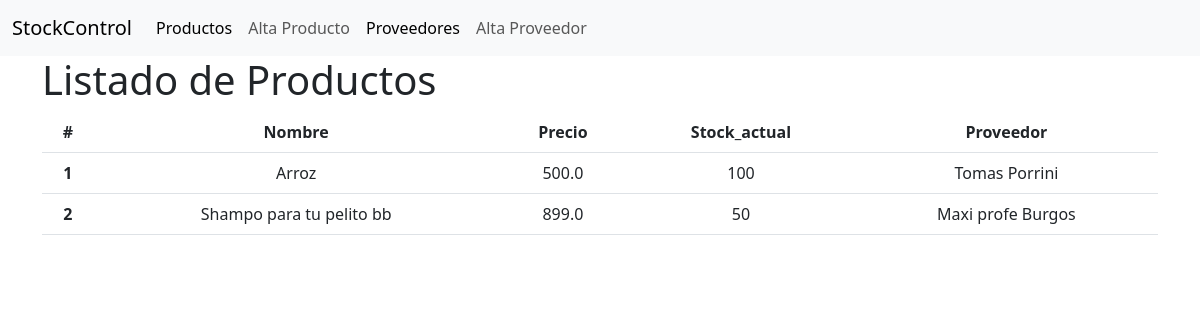
The app's page /productos/, older data.
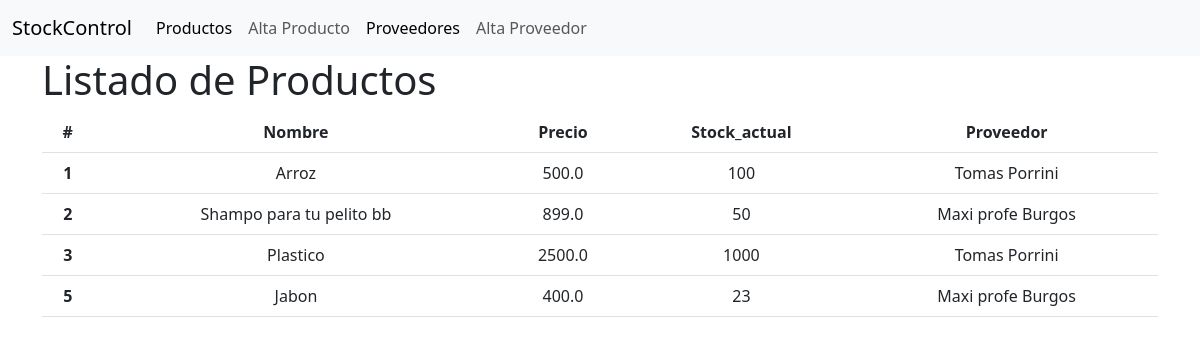
The same page, newer data.
### compra/models.py (models this page shows)
class Producto(models.Model):
    nombre = models.CharField(max_length=50)
    precio = models.FloatField()
    stock_actual = models.IntegerField()
    proveedor = models.ForeignKey(Proveedor,  on_delete=models.CASCADE)

class Proveedor(models.Model):
    nombre = models.CharField(max_length=50)
    apellido = models.CharField(max_length=50)
    dni = models.IntegerField()

### compra/views.py (the view)
# urls.py: path("productos/", views.productos_view, name='Lista-Productos'),
def productos_view(request):
    productos = Producto.objects.all()
    return render(request, 'listaProductos.html', context={'productos':productos})

### compra/templates/listaProductos.html
{% extends 'base.html' %}
{% block 'content' %}
<h1>Listado de Productos</h1>
<table class="table text-center">
    <thead >
        <tr>
            <th scope="col">#</th>
            <th scope="col">Nombre</th>
            <th scope="col">Precio</th>
            <th scope="col">Stock_actual</th>
            <th scope="col">Proveedor</th>
        </tr>
    </thead>
    <tbody>
        {% for p in productos %}
        <tr >
            <th scope="row">{{p.id}}</th>
            <td>{{p.nombre}}</td>
            <td>{{p.precio}}</td>
            <td>{{p.stock_actual}}</td>
            <td>{{p.proveedor.nombre}} {{p.proveedor.apellido}}</td>
        </tr>
        {% endfor %}
    </tbody>
</table>
{% endblock %}

### compra/templates/base.html (shortened to what this page needs)
<!doctype html>
<html lang="en">
<head>
    <link rel="stylesheet" href="https://cdnjs.cloudflare.com/ajax/libs/font-awesome/6.4.0/css/all.min.css" />
    <link href="https://cdn.jsdelivr.net/npm/bootstrap@5.3.0-alpha3/dist/css/bootstrap.min.css" rel="stylesheet">
</head>
<body>
    <nav class="navbar navbar-expand-lg bg-body-tertiary">
        <div class="container-fluid">
          <a class="navbar-brand" href="{% url 'Home' %}">StockControl</a>
          <div class="collapse navbar-collapse" id="navbarNavAltMarkup">
            <div class="navbar-nav">
              <a class="nav-link active" href="{% url 'Lista-Productos' %}">Productos</a>
              <a class="nav-link " href="{% url 'Crear-Producto' %}">Alta Producto</a>
              <a class="nav-link active" href="{% url 'Lista-Proveedores' %}">Proveedores</a>
              <a class="nav-link" href="{% url 'Crear-Proveedor' %}">Alta Proveedor</a>
            </div>
          </div>
        </div>
      </nav>
    <div class="container">
        {% block 'content' %}
        {% endblock %}
    </div>
</body>
</html>

Row changes from the older to the newer data that the page shows:
added Producto: id "3", nombre "Plastico", precio "2500.0", stock_actual "1000", proveedor.nombre "Tomas", proveedor.apellido "Porrini"
added Producto: id "5", nombre "Jabon", precio "400.0", stock_actual "23", proveedor.nombre "Maxi profe", proveedor.apellido "Burgos"
